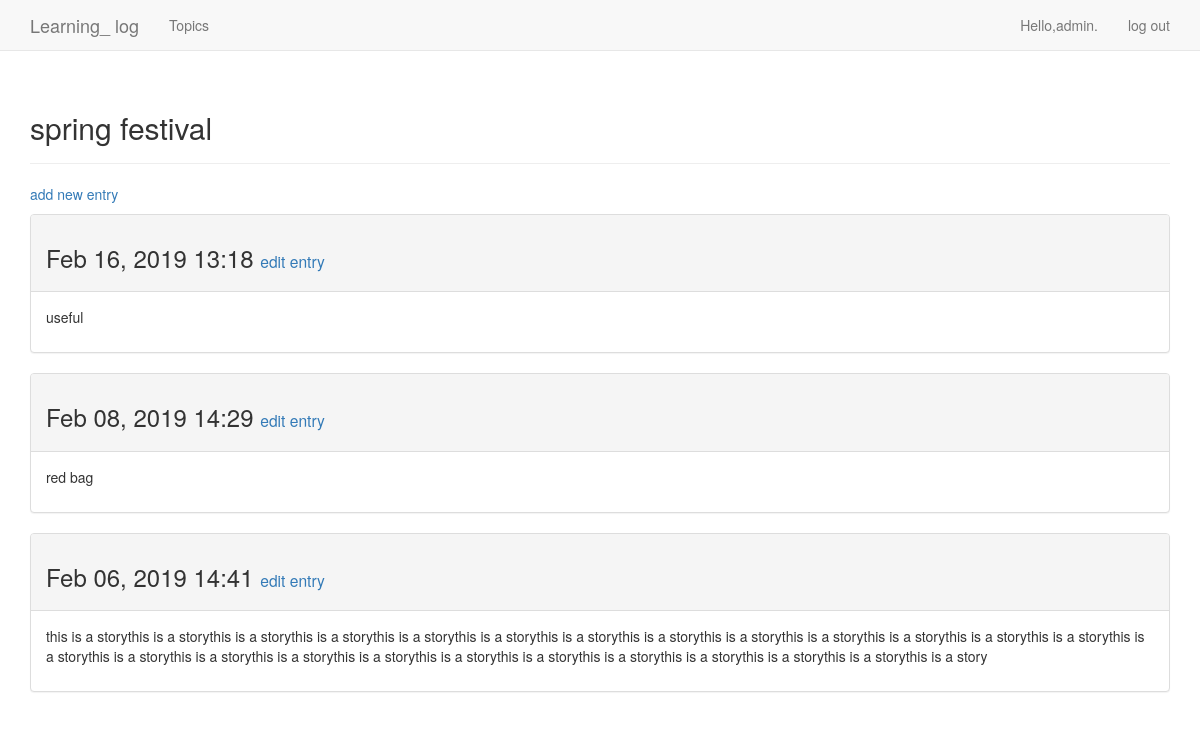
The page /topics/1/ (signed in) on the database its author committed.
### learning_logs/models.py (models this page shows, shortened)
class Topic(models.Model):
    text=models.CharField(max_length=200)
    date_added=models.DateTimeField(auto_now_add=True)
    owner=models.ForeignKey(User,on_delete=models.CASCADE)
    def __str__(self):
        return self.text

class Entry(models.Model):
    topic=models.ForeignKey(Topic,on_delete=models.CASCADE)
    text=models.TextField()
    date_added=models.DateTimeField(auto_now_add=True)
    class Meta:
        verbose_name_plural='entries'

### learning_logs/views.py (the view)
# urls.py: path('topics/<int:topic_id>/',views.topic,name='topic'),
@login_required
def topic(request,topic_id):
    topic=Topic.objects.get(id=topic_id)
    if topic.owner!=request.user:
        raise Http404
    entries=topic.entry_set.order_by('-date_added')
    context={'topic':topic,'entries':entries}
    return render(request,'learning_logs/topic.html',context)

### learning_logs/templates/learning_logs/topic.html
{% extends 'learning_logs/base.html' %}
{% block header %}
    <h2>{{ topic }}</h2>
{% endblock header %}
{% block content %}
    <p>
    <a href="{% url 'learning_logs:new_entry' topic.id %}">add new entry</a>
    </p>
    {% for entry in entries %}
        <div class="panel panel-default">
        <div class="panel-heading">
            <h3>
                {{ entry.date_added|date:'M d, Y H:i' }}
                <small>
                    <a href="{% url 'learning_logs:edit_entry' entry.id %}">edit entry</a>
                </small>
            </h3>
        </div>
        <div class="panel-body">
            {{ entry.text|linebreaks }}
        </div>
        </div>
    {% empty %}
        <li>
        There are no entries for this topic yet.
        </li>
    {% endfor %}
{% endblock content %}

### learning_logs/templates/learning_logs/base.html (shortened to what this page needs)
{% load bootstrap3 %}
<!DOCTYPE html>
<html lang="en">
<head>
    {% bootstrap_css %}
</head>
<body>
<nav class="navbar navbar-default navbar-static-top">
    <div class="container">
        <div class="navbar-header">
            <a class="navbar-brand" href="{% url 'learning_logs:index' %}">Learning_ log</a>
        </div>
        <div id="navbar" class="navbar-collapse collapse">
            <ul class="nav navbar-nav">
                <li><a href="{% url 'learning_logs:topics' %}">Topics</a></li>
            </ul>
            <ul class="nav navbar-nav navbar-right">
                {% if user.is_authenticated %}
                <li><a>Hello,{{ user.username }}.</a></li>
                <li><a href="{% url 'users:logout' %}">log out</a></li>
                {% else %}
                <li><a href="{% url 'users:register' %}">register</a></li>
                <li><a href="{% url 'users:login' %}">log in</a> </li>
                {% endif %}
            </ul>
        </div>
    </div>
</nav>
<div class="container">
    <div class="page-header">
        {% block header %}{% endblock header %}
    </div>
    <div>
        {% block content %}{% endblock content %}
    </div>
</div>
</body>
</html>

### rows shown on the page
Topic: text "spring festival"
Entry: date_added "Feb 16, 2019 13:18", text "useful"
Entry: date_added "Feb 08, 2019 14:29", text "red bag"
Entry: date_added "Feb 06, 2019 14:41", text "this is a storythis is a storythis is a storythis is a storythis is a storythis is a storythis is a storythis is a storythis is a storythis is a storythis is a storythis is a storythis is a storythis is a storythis is a storythis is a storythis is a storythis is a storythis is a storythis is a storythis is a storythis is a storythis is a storythis is a storythis is a story"

### other values the page prints
{{ user.username }} "admin"
